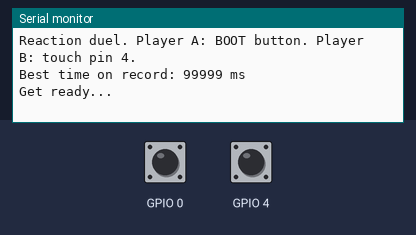
Recording of a sketch running on a simulated ESP32. On the bench: the last lines printed to the serial monitor. The test bench sets the inputs (shaded band); at power-on: GPIO 0 HIGH, GPIO 4 HIGH. Random numbers use the default seed unless the sketch sets one; EEPROM starts erased.

Above: at 3.6 s.
3.7 s: GPIO 0 pulled LOW for 3.2 s
At 7.5 s:
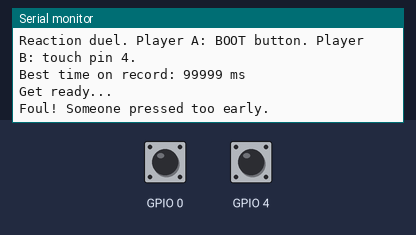
12.9 s: GPIO 0 pulled LOW for 0.15 s
At 13.5 s:
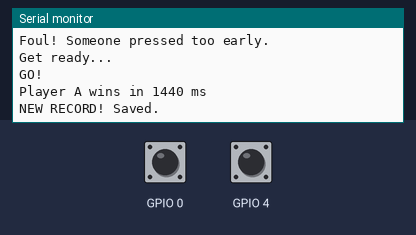

The sketch:

13_reaction_duel.ino
```cpp
#include <Preferences.h>

Preferences prefs;
int baseline;
unsigned long bestTime;

bool touched() {
  return touchRead(4) < baseline * 0.7;
}

bool bootPressed() {
  return digitalRead(0) == LOW;
}

void setup() {
  Serial.begin(115200);
  pinMode(0, INPUT_PULLUP);
  prefs.begin("duel", false);
  bestTime = prefs.getULong("best", 99999);
  delay(2000);
  // do not touch pin 4 during this part
  long sum = 0;
  for (int i = 0; i < 20; i++) {
    sum += touchRead(4);
    delay(20);
  }
  baseline = sum / 20;
  Serial.println("Reaction duel. Player A: BOOT button. Player B: touch pin 4.");
  Serial.println("Best time on record: " + String(bestTime) + " ms");
}

void loop() {
  Serial.println("Get ready...");
  delay(random(2000, 5000));
  if (bootPressed() || touched()) {
    Serial.println("Foul! Someone pressed too early.");
    delay(2000);
    return;
  }
  Serial.println("GO!");
  unsigned long start = millis();
  while (!bootPressed() && !touched()) {}
  unsigned long t = millis() - start;
  if (bootPressed()) {
    Serial.println("Player A wins in " + String(t) + " ms");
  } else {
    Serial.println("Player B wins in " + String(t) + " ms");
  }
  if (t < bestTime) {
    bestTime = t;
    prefs.putULong("best", bestTime);
    Serial.println("NEW RECORD! Saved.");
  }
  delay(2000);
}
```

Measured:
- after the input at 3.7 s, the serial monitor: prints a new line after 2.5 s (image 1)
- after the input at 12.9 s, the serial monitor: prints a new line at once (image 2)
